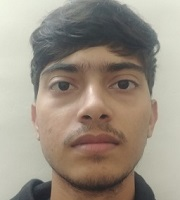
%> input picture eigenface/TrainDatabase/2.jpg, 180 x 200 px; its folder holds 4 pictures in this run
$ octave recognise.m   (GNU Octave 9; MATLAB toolbox functions it lacks are replaced by stand-ins)
%> lines starting %> are read from the running program, lines starting %| are printed output that depends on the picture
%> further down, im is the input picture: size 200x180x3 uint8; mean R, G, B 154.7, 144.5, 131.4
### eigenface/CreateDatabase.m
function T = CreateDatabase(TrainDatabasePath)

TrainFiles = dir(TrainDatabasePath);
Train_Number = 0;

for i = 1:size(TrainFiles,1)
    if not(strcmp(TrainFiles(i).name,'.')|strcmp(TrainFiles(i).name,'..')|strcmp(TrainFiles(i).name,'Thumbs.db'))
        Train_Number = Train_Number + 1; % Number of all images in the training database
    end
end

T = [];
for i = 1 : Train_Number
    str = int2str(i);
    str = strcat('\',str,'.jpg');
    str = strcat(TrainDatabasePath,str);

    img = imread(str);
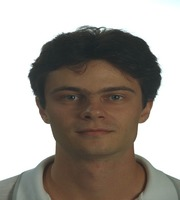
%> input picture eigenface/TrainDatabase/1.jpg, 180 x 200 px
%> img is the input picture: size 200x180x3 uint8; mean R, G, B 160.9, 154.1, 147.2
    img = rgb2gray(img);
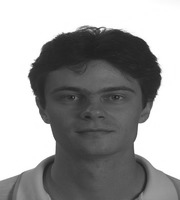
%> img: size 200x180 uint8; min 25, max 255, mean 155.4

    [irow, icol] = size(img);
%> irow = 200; icol = 180
%> pass 3 of the loop in CreateDatabase, `for i = 1 : Train_Number`:
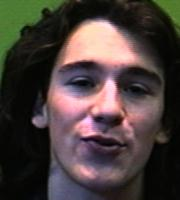
%> input picture eigenface/TrainDatabase/3.jpg, 180 x 200 px
%> in CreateDatabase, img is the input picture: size 200x180x3 uint8; mean R, G, B 73.8, 63, 59.7
%> in CreateDatabase, `img = rgb2gray(img);`:
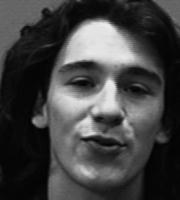
%> img: size 200x180 uint8; min 0, max 238, mean 65.9
%> the loop made 4 passes; the first 3 are shown
%> the run ends on the next line

    temp = reshape(img',irow*icol,1);   % Reshaping 2D images into 1D image vectors
    T = [T temp]; % 'T' grows after each turn
end

### eigenface/recognise.m

clear all
clc
close all


prompt = {'Enter test image name (a number between 1 to 10):'};
dlg_title = 'Input of PCA-Based Face Recognition System';
num_lines= 1;
def = {'1'};

TrainDatabasePath = 'C:\Users\USER\Desktop\Multi-Task Pose-Invariant Face Recognition\PCA_based Face Recognition System\TrainDatabase';
TestDatabasePath = 'C:\Users\USER\Desktop\Multi-Task Pose-Invariant Face Recognition\PCA_based Face Recognition System\TestDatabase';


TestImage = strcat(TestDatabasePath,'\',char('2'),'.jpg');
im = imread(TestImage);

T = CreateDatabase(TrainDatabasePath);
